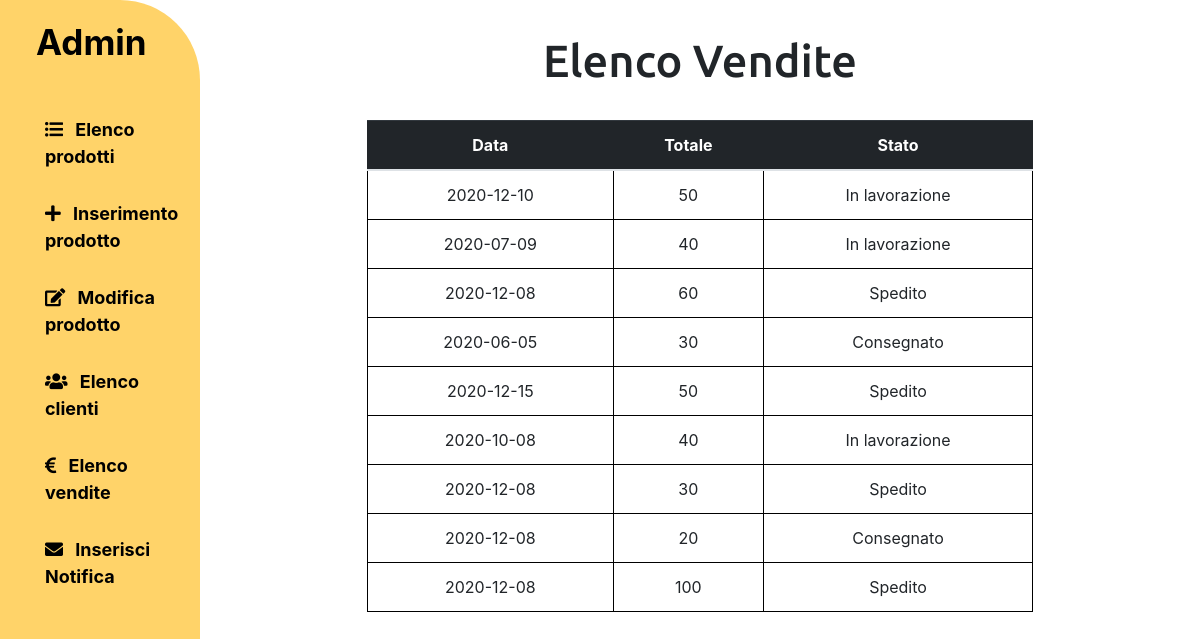
The page /admin/sales.php (signed in) on the database as committed earlier.
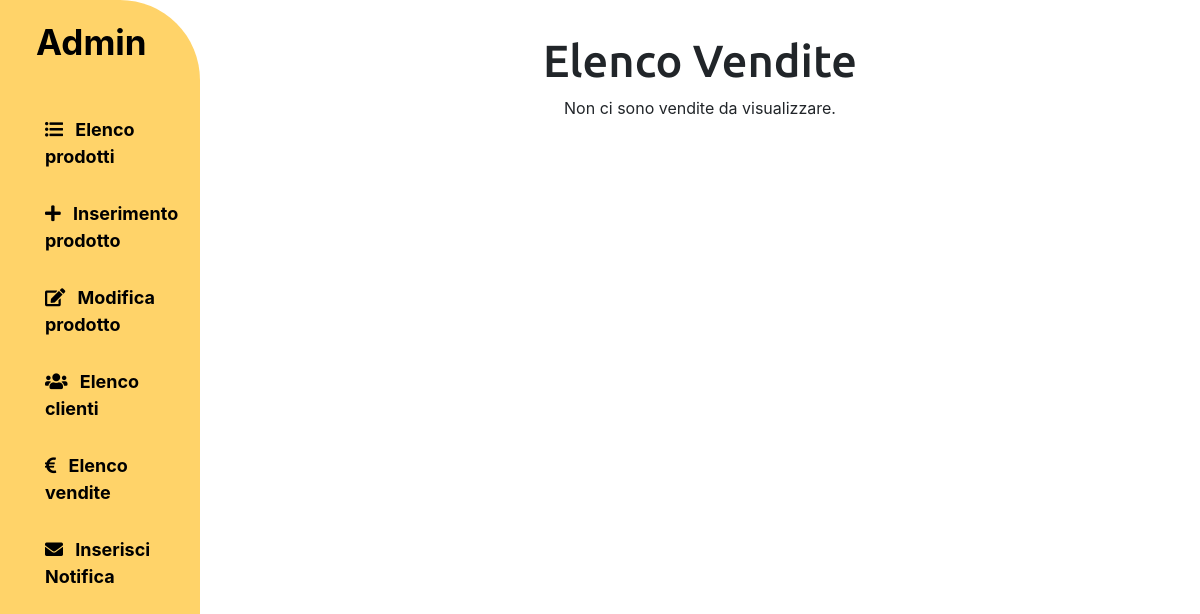
The same page on the database as committed later.
### tables this page shows
CREATE TABLE IF NOT EXISTS `ordini` (
    `id` INT NOT NULL AUTO_INCREMENT,
    `dataOrdine` DATE DEFAULT CURRENT_DATE,
    `totaleOrdine` FLOAT NOT NULL,
    `idUtente` INT(5) NOT NULL,
    `idSpedizione` INT(5) NOT NULL,
    `tipoPagamento` INT(2) NOT NULL,
    `stato` VARCHAR(30) NOT NULL,
     PRIMARY KEY(`id`),
     FOREIGN KEY(`idUtente`) REFERENCES `utenti`(`id`),
     FOREIGN KEY(`idSpedizione`) REFERENCES `spedizioni`(`id`),
     FOREIGN KEY(`tipoPagamento`) REFERENCES `pagamenti`(`id`)
);

### database/database.php (called while the page is built, shortened)
<?php
class DatabaseHelper
{
    private $db;
    public function __construct($servername, $username, $password, $dbname, $port)
    {
        $this->db = new mysqli($servername, $username, $password, $dbname, $port);
    }
    public function getAllOrders()
    {
        $stmt = $this->db->prepare("SELECT * FROM ordini");
        $stmt->execute();
        $result = $stmt->get_result();
        return $result->fetch_all(MYSQLI_ASSOC);
    }
}

### admin/bootstrap.php (called while the page is built, shortened)
<?php
    require_once(ROOT."database/database.php");
    $dbh = new DatabaseHelper("localhost", "root", "", "labottega", 3306);
?>

### admin/template/sales_list.php (the view)
<?php if (isset($_SESSION["id"]) && $_SESSION["tipo"] == 1): ?>
<div class="row">
    <div class="col-md-2"></div>
    <div class="col-12 col-md-8 text-center my-4 nopadding">
        <h1>Elenco Vendite</h1>
        <?php if (count($templateParams["vendite"]) > 0) : ?>
            <table class="table text-center admin-basic-table mt-4">
                <div class="row ">
                    <thead class="table-dark">
                        <tr>
                            <th scope="col" id="data"> Data </th>
                            <th scope="col" id="totale"> Totale </th>
                            <th scope="col" id="stato"> Stato </th>
                        </tr>
                    </thead>
                    <tbody>
                        <?php foreach ($templateParams["vendite"] as $vendita) : ?>
                            <tr class="py-3 my-3">
                                <td header="data"><?php echo ($vendita["dataOrdine"]); ?></td>
                                <td header="totale"><?php echo ($vendita["totaleOrdine"]); ?></td>
                                <td header="stato"><?php echo ($vendita["stato"]); ?></td>
                            </tr>
                        <?php endforeach; ?>
                    </tbody>
            </table>
        <?php else : ?>
            <p> Non ci sono vendite da visualizzare. </p>
        <?php endif; ?>
    </div>
    <div class="col-md-2"></div>
</div>
<?php endif; ?>

### admin/sales.php
<?php
require_once 'bootstrap.php';
if (isset($_SESSION["id"]) && $_SESSION["tipo"] == 1) {
    $templateParams["titolo"] = "LaBottega - Admin";
    $templateParams["vendite"] = $dbh -> getAllOrders();
    $templateParams["section"] = 'sales_list.php';
    require 'template/base.php';
} else {
    header("location: ".ROOT."login.php");
}
?>

### admin/template/base.php (shortened to what this page needs)
<?php if (isset($_SESSION["id"]) && $_SESSION["tipo"] == 1): ?>
<!DOCTYPE html>
<html lang="it">
<head>
    <link rel="stylesheet" href=<?php echo ROOT . "public/css/style.css" ?> />
    <link rel="stylesheet" href="https://maxcdn.bootstrapcdn.com/bootstrap/4.0.0/css/bootstrap.min.css" />
    <link rel="stylesheet" href="https://use.fontawesome.com/releases/v5.7.0/css/all.css" />
    <link rel="stylesheet" href="//cdnjs.cloudflare.com/ajax/libs/toastr.js/latest/css/toastr.min.css">
</head>
<body>
    <div class="container-fluid">
        <div class="row">
            <div class="col-12 col-md-2 nopadding">
                <aside>
                    <p id="aside-title" class="pt-3 pl-3 pb-3">Admin</p>
                    <a href="index.php">
                        <i class="fas fa-list-ul pr-2"></i>
                        Elenco prodotti
                    </a>
                    <a href="new-product.php">
                        <i class="fas fa-plus pr-2"></i>
                        Inserimento prodotto
                    </a>
                    <a href="modify-product.php">
                        <i class="fas fa-edit pr-2"></i>
                        Modifica prodotto
                    </a>
                    <a href="customers.php">
                        <i class="fas fa-users pr-2"></i>
                        Elenco clienti
                    </a>
                    <a href="sales.php">
                        <i class="fas fa-euro-sign pr-2"></i>
                        Elenco vendite
                    </a>
                    <a href="notifications.php">
                        <i class="fas fa-envelope pr-2"></i>
                        Inserisci Notifica
                    </a>
                </aside>
            </div>
            <div class="col-12 col-md-10">
                <section>
                    <?php
                    if (isset($templateParams["section"])) {
                        require($templateParams["section"]);
                    }
                    ?>
                </section>
            </div>
        </div>
    </div>
</body>
</html>
<?php endif; ?>

### public/css/style.css (style rules this page uses)
h1 { font-size: 30px !important; padding-top: 10px; font-family: 'Ubuntu', sans-serif !important; }
p#aside-title { font-size: 35px; font-weight: bold; }
aside { color: #000; padding-left: 20px; height: 100vh; background-color: #ffd369; border-top-right-radius: 80px; }
aside a { font-size: 18px; font-weight: bold; color: #000; display: block; padding: 15px; padding-left: 25px; }
@media (min-width:576px) { h1 { font-size: 40px !important; } }
@media (min-width:768px) { h1 { font-size: 45px !important; } }
.nopadding { padding:0 !important; margin:0 !important; }
table.admin-basic-table tr td { border: 1px solid #000000; }

Rows that differ between the two databases and show on the page:
removed ordini: dataOrdine "2020-12-10", totaleOrdine "50", stato "In lavorazione"
removed ordini: dataOrdine "2020-07-09", totaleOrdine "40", stato "In lavorazione"
removed ordini: dataOrdine "2020-12-08", totaleOrdine "60", stato "Spedito"
removed ordini: dataOrdine "2020-06-05", totaleOrdine "30", stato "Consegnato"
removed ordini: dataOrdine "2020-12-15", totaleOrdine "50", stato "Spedito"
removed ordini: dataOrdine "2020-10-08", totaleOrdine "40", stato "In lavorazione"
removed ordini: dataOrdine "2020-12-08", totaleOrdine "30", stato "Spedito"
removed ordini: dataOrdine "2020-12-08", totaleOrdine "20", stato "Consegnato"
removed ordini: dataOrdine "2020-12-08", totaleOrdine "100", stato "Spedito"
Other text that changed with them:
text no longer shown: "Data Totale Stato"
text now shown: "Non ci sono vendite da visualizzare."
